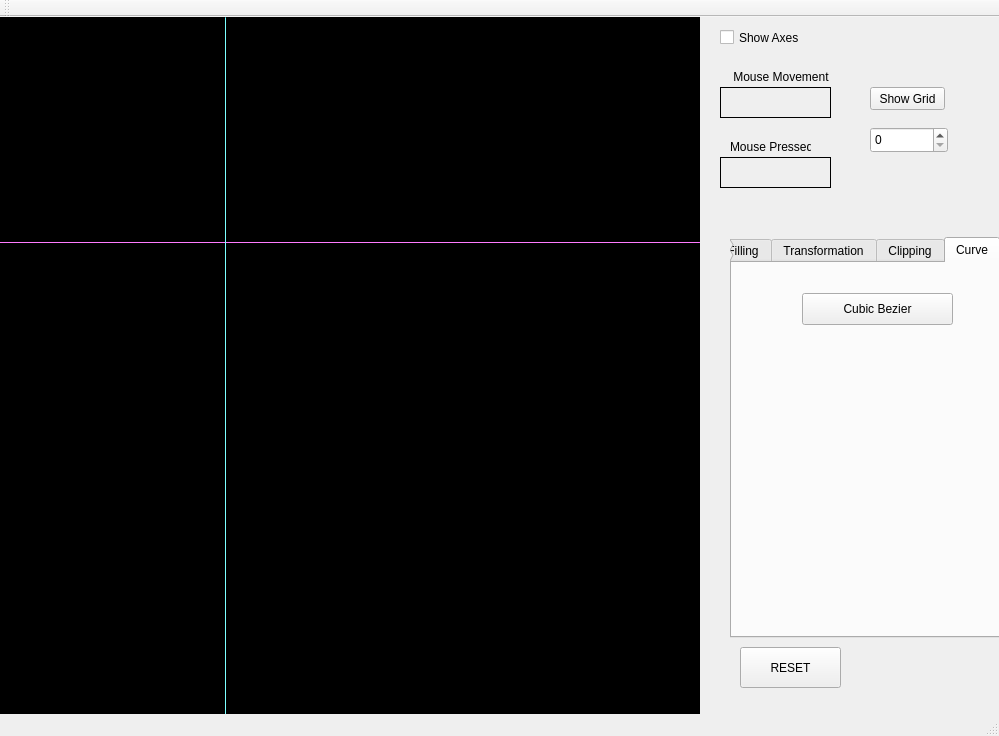
<?xml version="1.0" encoding="UTF-8"?>
<ui version="4.0">
 <class>MainWindow</class>
 <widget class="QMainWindow" name="MainWindow">
  <property name="geometry">
   <rect>
    <x>0</x>
    <y>0</y>
    <width>999</width>
    <height>736</height>
   </rect>
  </property>
  <property name="windowTitle">
   <string>MainWindow</string>
  </property>
  <widget class="QWidget" name="centralWidget">
   <widget class="my_label" name="frame">
    <property name="geometry">
     <rect>
      <x>0</x>
      <y>0</y>
      <width>700</width>
      <height>700</height>
     </rect>
    </property>
    <property name="mouseTracking">
     <bool>true</bool>
    </property>
    <property name="styleSheet">
     <string notr="true">background-color: rgb(0, 0, 0);</string>
    </property>
    <property name="frameShape">
     <enum>QFrame::Box</enum>
    </property>
    <property name="lineWidth">
     <number>1</number>
    </property>
    <property name="text">
     <string/>
    </property>
   </widget>
   <widget class="QLabel" name="mouse_movement">
    <property name="geometry">
     <rect>
      <x>720</x>
      <y>70</y>
      <width>111</width>
      <height>31</height>
     </rect>
    </property>
    <property name="frameShape">
     <enum>QFrame::Panel</enum>
    </property>
    <property name="text">
     <string/>
    </property>
   </widget>
   <widget class="QLabel" name="label_3">
    <property name="geometry">
     <rect>
      <x>720</x>
      <y>50</y>
      <width>111</width>
      <height>20</height>
     </rect>
    </property>
    <property name="text">
     <string>    Mouse Movement</string>
    </property>
   </widget>
   <widget class="QLabel" name="mouse_pressed">
    <property name="geometry">
     <rect>
      <x>720</x>
      <y>140</y>
      <width>111</width>
      <height>31</height>
     </rect>
    </property>
    <property name="frameShape">
     <enum>QFrame::Panel</enum>
    </property>
    <property name="text">
     <string/>
    </property>
   </widget>
   <widget class="QLabel" name="label_5">
    <property name="geometry">
     <rect>
      <x>730</x>
      <y>120</y>
      <width>81</width>
      <height>20</height>
     </rect>
    </property>
    <property name="text">
     <string>Mouse Pressed</string>
    </property>
   </widget>
   <widget class="Line" name="x_axis">
    <property name="geometry">
     <rect>
      <x>0</x>
      <y>225</y>
      <width>700</width>
      <height>1</height>
     </rect>
    </property>
    <property name="styleSheet">
     <string notr="true">background-color: rgb(255, 85, 255);</string>
    </property>
    <property name="orientation">
     <enum>Qt::Horizontal</enum>
    </property>
   </widget>
   <widget class="Line" name="y_axis">
    <property name="geometry">
     <rect>
      <x>225</x>
      <y>0</y>
      <width>1</width>
      <height>700</height>
     </rect>
    </property>
    <property name="styleSheet">
     <string notr="true">
background-color: rgb(85, 255, 255);</string>
    </property>
    <property name="orientation">
     <enum>Qt::Vertical</enum>
    </property>
   </widget>
   <widget class="QCheckBox" name="show_axes">
    <property name="geometry">
     <rect>
      <x>720</x>
      <y>10</y>
      <width>91</width>
      <height>21</height>
     </rect>
    </property>
    <property name="text">
     <string>Show Axes</string>
    </property>
   </widget>
   <widget class="QPushButton" name="pushButton">
    <property name="geometry">
     <rect>
      <x>740</x>
      <y>630</y>
      <width>101</width>
      <height>41</height>
     </rect>
    </property>
    <property name="text">
     <string>RESET</string>
    </property>
   </widget>
   <widget class="QPushButton" name="pushButton_2">
    <property name="geometry">
     <rect>
      <x>870</x>
      <y>70</y>
      <width>75</width>
      <height>23</height>
     </rect>
    </property>
    <property name="text">
     <string>Show Grid</string>
    </property>
   </widget>
   <widget class="QSpinBox" name="spinBox">
    <property name="geometry">
     <rect>
      <x>870</x>
      <y>110</y>
      <width>78</width>
      <height>26</height>
     </rect>
    </property>
   </widget>
   <widget class="QTabWidget" name="tabWidget">
    <property name="geometry">
     <rect>
      <x>730</x>
      <y>220</y>
      <width>301</width>
      <height>401</height>
     </rect>
    </property>
    <property name="currentIndex">
     <number>4</number>
    </property>
    <widget class="QWidget" name="tab">
     <attribute name="title">
      <string>Drawing</string>
     </attribute>
     <widget class="QRadioButton" name="draw_dda">
      <property name="geometry">
       <rect>
        <x>20</x>
        <y>10</y>
        <width>82</width>
        <height>17</height>
       </rect>
      </property>
      <property name="text">
       <string>DDA Line</string>
      </property>
     </widget>
     <widget class="QRadioButton" name="draw_line">
      <property name="geometry">
       <rect>
        <x>20</x>
        <y>40</y>
        <width>131</width>
        <height>17</height>
       </rect>
      </property>
      <property name="text">
       <string>Bresenham Line</string>
      </property>
     </widget>
     <widget class="QRadioButton" name="midpoint_circle">
      <property name="geometry">
       <rect>
        <x>20</x>
        <y>150</y>
        <width>131</width>
        <height>17</height>
       </rect>
      </property>
      <property name="text">
       <string>Mid-Point Circle</string>
      </property>
     </widget>
     <widget class="QPushButton" name="set_point1">
      <property name="geometry">
       <rect>
        <x>170</x>
        <y>10</y>
        <width>81</width>
        <height>23</height>
       </rect>
      </property>
      <property name="text">
       <string>Set point 1</string>
      </property>
     </widget>
     <widget class="QRadioButton" name="draw_circle">
      <property name="geometry">
       <rect>
        <x>20</x>
        <y>120</y>
        <width>131</width>
        <height>17</height>
       </rect>
      </property>
      <property name="text">
       <string>Bresenham Circle</string>
      </property>
     </widget>
     <widget class="QSpinBox" name="ellipse_a">
      <property name="geometry">
       <rect>
        <x>100</x>
        <y>80</y>
        <width>78</width>
        <height>26</height>
       </rect>
      </property>
     </widget>
     <widget class="QRadioButton" name="draw_ellipse">
      <property name="geometry">
       <rect>
        <x>20</x>
        <y>80</y>
        <width>99</width>
        <height>26</height>
       </rect>
      </property>
      <property name="text">
       <string>Ellipse</string>
      </property>
     </widget>
     <widget class="QPushButton" name="set_point2">
      <property name="geometry">
       <rect>
        <x>170</x>
        <y>40</y>
        <width>81</width>
        <height>23</height>
       </rect>
      </property>
      <property name="text">
       <string>Set point 2</string>
      </property>
     </widget>
     <widget class="QSpinBox" name="ellipse_b">
      <property name="geometry">
       <rect>
        <x>190</x>
        <y>80</y>
        <width>78</width>
        <height>26</height>
       </rect>
      </property>
     </widget>
     <widget class="QSpinBox" name="circle_radius">
      <property name="geometry">
       <rect>
        <x>170</x>
        <y>140</y>
        <width>78</width>
        <height>26</height>
       </rect>
      </property>
     </widget>
     <widget class="QCheckBox" name="enable_polygon">
      <property name="geometry">
       <rect>
        <x>20</x>
        <y>180</y>
        <width>82</width>
        <height>26</height>
       </rect>
      </property>
      <property name="text">
       <string>Polygon</string>
      </property>
     </widget>
     <widget class="QPushButton" name="Draw">
      <property name="geometry">
       <rect>
        <x>20</x>
        <y>230</y>
        <width>221</width>
        <height>51</height>
       </rect>
      </property>
      <property name="text">
       <string>Draw</string>
      </property>
     </widget>
    </widget>
    <widget class="QWidget" name="tab_2">
     <attribute name="title">
      <string>Filling</string>
     </attribute>
     <widget class="QRadioButton" name="fillPink">
      <property name="geometry">
       <rect>
        <x>10</x>
        <y>220</y>
        <width>99</width>
        <height>26</height>
       </rect>
      </property>
      <property name="text">
       <string>Pink</string>
      </property>
     </widget>
     <widget class="QRadioButton" name="fillGreen">
      <property name="geometry">
       <rect>
        <x>10</x>
        <y>190</y>
        <width>61</width>
        <height>26</height>
       </rect>
      </property>
      <property name="text">
       <string>Green</string>
      </property>
     </widget>
     <widget class="QRadioButton" name="fillLYellow">
      <property name="geometry">
       <rect>
        <x>80</x>
        <y>220</y>
        <width>81</width>
        <height>26</height>
       </rect>
      </property>
      <property name="text">
       <string>L_Yellow</string>
      </property>
     </widget>
     <widget class="QRadioButton" name="fillDYellow">
      <property name="geometry">
       <rect>
        <x>160</x>
        <y>220</y>
        <width>99</width>
        <height>26</height>
       </rect>
      </property>
      <property name="text">
       <string>D_Yellow</string>
      </property>
     </widget>
     <widget class="QRadioButton" name="fillDBlue">
      <property name="geometry">
       <rect>
        <x>160</x>
        <y>190</y>
        <width>99</width>
        <height>26</height>
       </rect>
      </property>
      <property name="text">
       <string>D_Blue</string>
      </property>
     </widget>
     <widget class="QRadioButton" name="fillLBlue">
      <property name="geometry">
       <rect>
        <x>80</x>
        <y>190</y>
        <width>71</width>
        <height>26</height>
       </rect>
      </property>
      <property name="text">
       <string>L_Blue</string>
      </property>
     </widget>
     <widget class="QPushButton" name="floodFill">
      <property name="geometry">
       <rect>
        <x>10</x>
        <y>30</y>
        <width>231</width>
        <height>32</height>
       </rect>
      </property>
      <property name="text">
       <string>FloodFill</string>
      </property>
     </widget>
     <widget class="QPushButton" name="boundaryFill">
      <property name="geometry">
       <rect>
        <x>10</x>
        <y>80</y>
        <width>231</width>
        <height>32</height>
       </rect>
      </property>
      <property name="text">
       <string>BoundaryFill</string>
      </property>
     </widget>
     <widget class="QPushButton" name="scanLine">
      <property name="geometry">
       <rect>
        <x>10</x>
        <y>130</y>
        <width>221</width>
        <height>32</height>
       </rect>
      </property>
      <property name="text">
       <string>ScanLine</string>
      </property>
     </widget>
    </widget>
    <widget class="QWidget" name="tab_3">
     <attribute name="title">
      <string>Transformation</string>
     </attribute>
     <widget class="QSpinBox" name="translate_x">
      <property name="geometry">
       <rect>
        <x>140</x>
        <y>10</y>
        <width>89</width>
        <height>26</height>
       </rect>
      </property>
      <property name="minimum">
       <number>-999</number>
      </property>
      <property name="maximum">
       <number>999</number>
      </property>
     </widget>
     <widget class="QSpinBox" name="translate_y">
      <property name="geometry">
       <rect>
        <x>140</x>
        <y>50</y>
        <width>89</width>
        <height>26</height>
       </rect>
      </property>
      <property name="minimum">
       <number>-999</number>
      </property>
      <property name="maximum">
       <number>999</number>
      </property>
     </widget>
     <widget class="QPushButton" name="translate">
      <property name="geometry">
       <rect>
        <x>20</x>
        <y>10</y>
        <width>84</width>
        <height>32</height>
       </rect>
      </property>
      <property name="text">
       <string>Translate</string>
      </property>
     </widget>
     <widget class="QDoubleSpinBox" name="rotation">
      <property name="geometry">
       <rect>
        <x>140</x>
        <y>120</y>
        <width>107</width>
        <height>26</height>
       </rect>
      </property>
      <property name="minimum">
       <double>-999.000000000000000</double>
      </property>
      <property name="maximum">
       <double>999.000000000000000</double>
      </property>
     </widget>
     <widget class="QPushButton" name="rotate">
      <property name="geometry">
       <rect>
        <x>20</x>
        <y>120</y>
        <width>84</width>
        <height>32</height>
       </rect>
      </property>
      <property name="text">
       <string>Rotate</string>
      </property>
     </widget>
     <widget class="QPushButton" name="scale">
      <property name="geometry">
       <rect>
        <x>20</x>
        <y>170</y>
        <width>84</width>
        <height>32</height>
       </rect>
      </property>
      <property name="text">
       <string>Scale</string>
      </property>
     </widget>
     <widget class="QDoubleSpinBox" name="scale_x">
      <property name="geometry">
       <rect>
        <x>140</x>
        <y>170</y>
        <width>96</width>
        <height>26</height>
       </rect>
      </property>
     </widget>
     <widget class="QDoubleSpinBox" name="scale_y">
      <property name="geometry">
       <rect>
        <x>140</x>
        <y>210</y>
        <width>96</width>
        <height>26</height>
       </rect>
      </property>
     </widget>
     <widget class="QPushButton" name="reflection">
      <property name="geometry">
       <rect>
        <x>20</x>
        <y>330</y>
        <width>84</width>
        <height>32</height>
       </rect>
      </property>
      <property name="text">
       <string>Reflection</string>
      </property>
     </widget>
     <widget class="QPushButton" name="shear">
      <property name="geometry">
       <rect>
        <x>20</x>
        <y>260</y>
        <width>84</width>
        <height>32</height>
       </rect>
      </property>
      <property name="text">
       <string>Shear</string>
      </property>
     </widget>
     <widget class="QDoubleSpinBox" name="shear_x">
      <property name="geometry">
       <rect>
        <x>140</x>
        <y>260</y>
        <width>99</width>
        <height>26</height>
       </rect>
      </property>
      <property name="minimum">
       <double>-99.989999999999995</double>
      </property>
     </widget>
     <widget class="QDoubleSpinBox" name="shear_y">
      <property name="geometry">
       <rect>
        <x>140</x>
        <y>300</y>
        <width>99</width>
        <height>26</height>
       </rect>
      </property>
      <property name="minimum">
       <double>-99.989999999999995</double>
      </property>
     </widget>
    </widget>
    <widget class="QWidget" name="tab_4">
     <attribute name="title">
      <string>Clipping</string>
     </attribute>
     <widget class="QPushButton" name="lineClip">
      <property name="geometry">
       <rect>
        <x>60</x>
        <y>20</y>
        <width>171</width>
        <height>32</height>
       </rect>
      </property>
      <property name="text">
       <string>Cohen-Sutherland</string>
      </property>
     </widget>
     <widget class="QPushButton" name="polygonClip">
      <property name="geometry">
       <rect>
        <x>60</x>
        <y>70</y>
        <width>171</width>
        <height>32</height>
       </rect>
      </property>
      <property name="text">
       <string>Sutherland-Hodgeman</string>
      </property>
     </widget>
    </widget>
    <widget class="QWidget" name="tab_5">
     <attribute name="title">
      <string>Curve</string>
     </attribute>
     <widget class="QPushButton" name="Bezier">
      <property name="geometry">
       <rect>
        <x>70</x>
        <y>30</y>
        <width>151</width>
        <height>32</height>
       </rect>
      </property>
      <property name="text">
       <string>Cubic Bezier</string>
      </property>
     </widget>
    </widget>
   </widget>
  </widget>
  <widget class="QMenuBar" name="menuBar">
   <property name="geometry">
    <rect>
     <x>0</x>
     <y>0</y>
     <width>999</width>
     <height>28</height>
    </rect>
   </property>
  </widget>
  <widget class="QToolBar" name="mainToolBar">
   <attribute name="toolBarArea">
    <enum>TopToolBarArea</enum>
   </attribute>
   <attribute name="toolBarBreak">
    <bool>false</bool>
   </attribute>
  </widget>
  <widget class="QStatusBar" name="statusBar"/>
 </widget>
 <layoutdefault spacing="6" margin="11"/>
 <customwidgets>
  <customwidget>
   <class>my_label</class>
   <extends>QLabel</extends>
   <header location="global">my_label.h</header>
  </customwidget>
 </customwidgets>
 <resources/>
 <connections/>
</ui>
